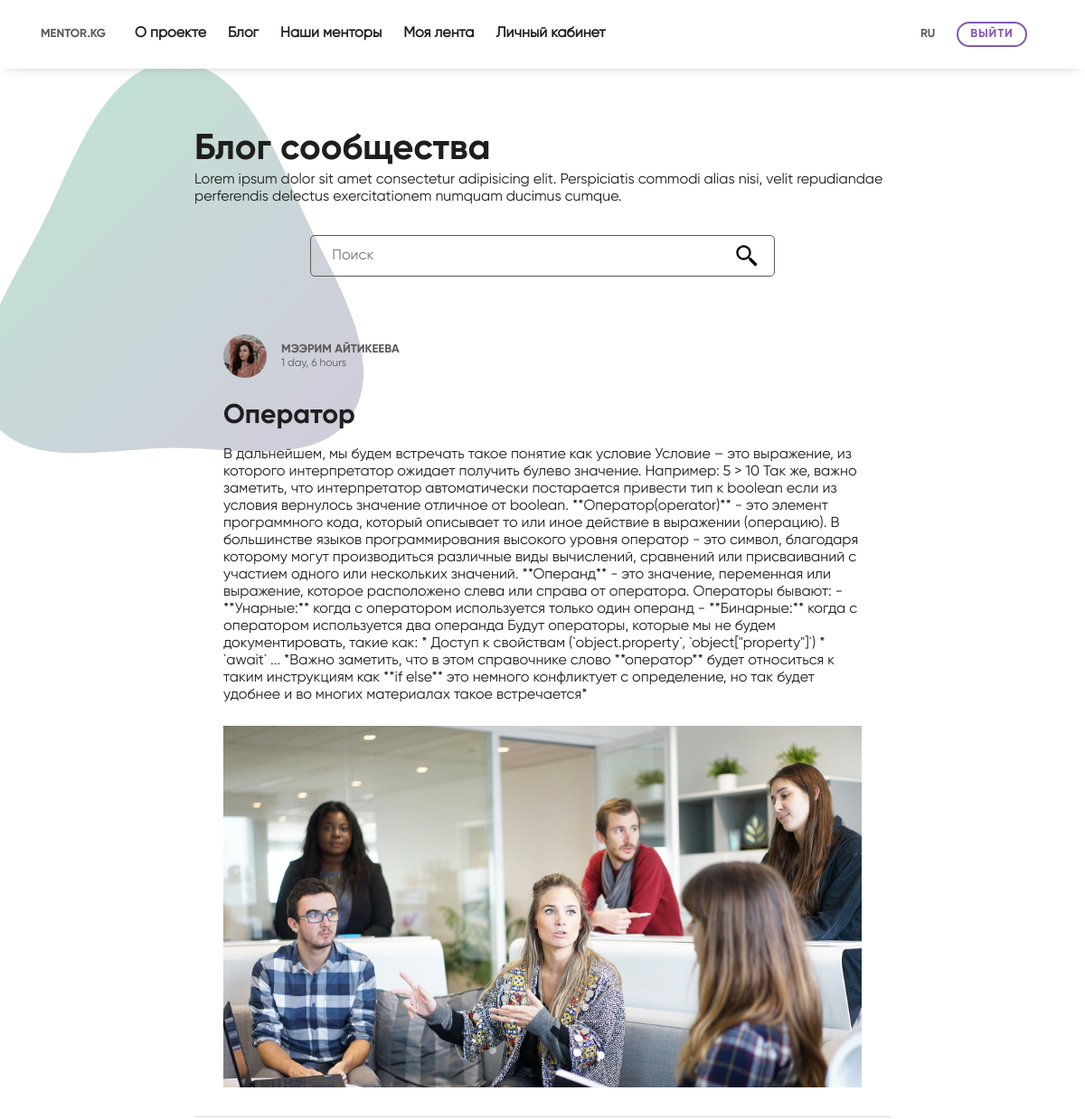
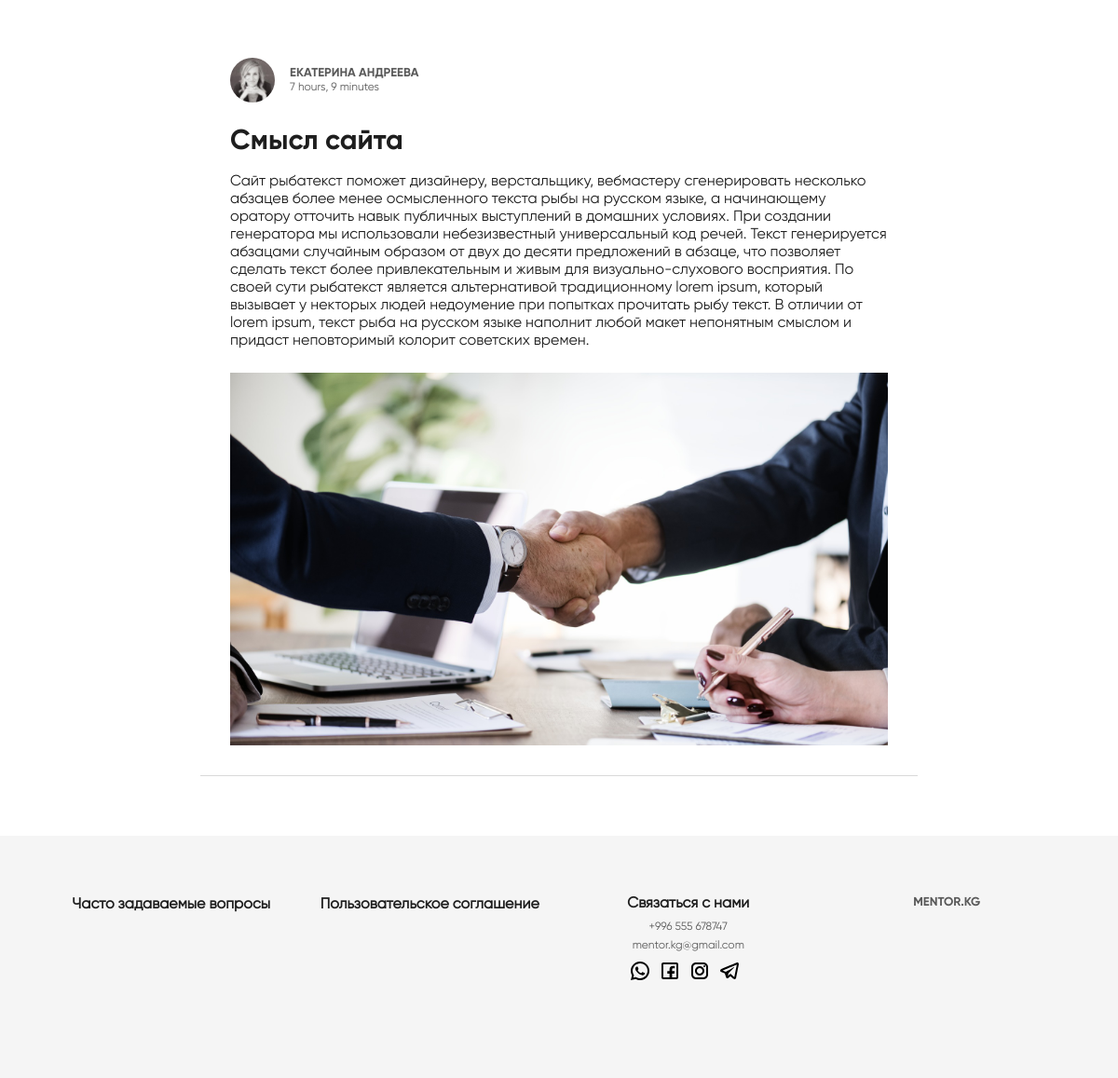
Screenshot of /total/ (signed in) with the database file from the repository (2 pictures, top to bottom).
### blog/models.py (models this page shows, shortened)
class Blog(models.Model):
    user = models.ForeignKey(User, on_delete=models.CASCADE)
    title = models.CharField(max_length=100)
    content = models.TextField()
    updated = models.DateTimeField(auto_now=True)
    timestamp = models.DateTimeField(auto_now_add=True)

class BlogImage(models.Model):
    image = models.ImageField(null=True, blank=True, upload_to='blog_images')
    blog = models.ForeignKey(Blog, on_delete=models.CASCADE)

### accounts/models.py (models this page shows, shortened)
class UserProfile(models.Model):
    user = models.OneToOneField(settings.AUTH_USER_MODEL, related_name='profile', on_delete=models.CASCADE)
    image = models.ImageField(default='default.png', upload_to='profile_pics')
    position = models.CharField(max_length=120)
    company = models.CharField(max_length=120)
    biography = models.TextField()
    expectations = models.TextField()
    following = models.ManyToManyField(settings.AUTH_USER_MODEL, blank=True, related_name='followed_by')
    objects = UserProfileManager()

### blog/views.py (the view)
# urls.py: path('total/', BlogListView.as_view(), name='total'),#общий блог
class BlogListView(ListView):
    model = Blog
    template_name = "blog/blog_list.html"
    def get_queryset(self, *args, **kwargs):
        qs = super(BlogListView, self).get_queryset(**kwargs)
        query = self.request.GET.get("q")
        if query:
            qs = qs.filter(
                Q(title__icontains=query) |
                Q(content__icontains=query) |
                Q(user__username__icontains=query)
            ).order_by("-timestamp")
        return qs
    def get_context_data(self, *args, **kwargs):
        context = super(BlogListView, self).get_context_data(*args, **kwargs)
        return context

### blog/templates/blog/blog_list.html (shortened to what this page needs)
{% extends "base.html" %}
{% block content %}
    <main class="main">
        <div class="background-blobs">
            <section>
                <div
                        class="container col-lg-8 col-md-10 col-sm-12"
                        id="blog__blog-cards"
                >
                    <h2 class="font-title">Блог сообщества</h2>
                    <p class="font-text">
                        Lorem ipsum dolor sit amet consectetur adipisicing elit.
                        Perspiciatis commodi alias nisi, velit repudiandae perferendis
                        delectus exercitationem numquam ducimus cumque.
                    </p>
                    <form method="GET" id="blog__search-form" action="{% url 'blog:list' %}">
                        <div class="searchbox col-lg-8 col-md-8 col-sm-12">
                            <input
                                    type="text"
                                    class="searchbox__input font-text"
                                    placeholder="Поиск"
                                    name="q"
                                    value="{{ request.GET.q }}"
                            />
                            <input type="submit" class="searchbox__icon" value="" />
                        </div>
                    </form>
                    {% for object in object_list %}
                        <div class="blog-card">
                            <div class="blog-card__blog-card-header">
                                <div class="blog-card__blog-card-header__avatar" alt="">
                                    <img src="{{ object.user.profile.image.url }}">
                                </div>
                                <div class="blog_card__blog-card-header__username">
                                    <h4 class="font-subtitle"><a href="{% url 'profiles:account_detail' object.user.username %}">{{ object.user.first_name }} {{ object.user.last_name }}</a></h4>
                                    <p class="font-text-sm">{{ object.timestamp|timesince }}</p>
                                </div>
                            </div>
                            <div class="blog-card__blog-card-body">
                                <h4 class="font-title-sm">
                                    <a href="{% url 'blog:detail' object.id %}"
                                    >{{ object.title }}</a
                                    >
                                </h4>
                                <p class="font-text">
                                    {{ object.content }}
                                </p>
                                <div class="blog-card__blog-card-body__img">
                                    <img src="{{ object.blogimage_set.first.image.url }}" alt="" />
                                </div>
                            </div>
                        </div>
                    {% empty %}
                        {% if request.GET.q %}
                            <p class="mt-5 mb-5 font-text col-6 offset-3" style="text-align:center">Мы не нашли такой пост((</p>
                        {% else %}
                            <p class="mt-5 mb-5 font-text col-6 offset-3" style="text-align:center">Пока постов нет</p>
                        {% endif %}
                    {% endfor %}
                </div>
            </section>
        </div>
    </main>
{% endblock content %}

### rows the page displays
Blog: user.profile.image (picture), user.first_name "МЭЭРИМ", user.last_name "АЙТИКЕЕВА", timestamp "1 day, 6 hours", title "Оператор", content "В дальнейшем, мы будем встречать такое понятие как условие Условие – это выражение, из которого интерпретатор ожидает получить булево значение. Например: 5 > 10 Так же, важно заметить, что интерпретатор автоматически постарается привести тип к boolean если из условия вернулось значение отличное от boolean. **Оператор(operator)** - это элемент программного кода, который описывает то или иное действие в выражении (операцию). В большинстве языков программирования высокого уровня оператор - это символ, благодаря которому могут производиться различные виды вычислений, сравнений или присваиваний с участием одного или нескольких значений. **Операнд** - это значение, переменная или выражение,…", blogimage_set.first.image (picture)
Blog: user.profile.image (picture), user.first_name "ЕКАТЕРИНА", user.last_name "АНДРЕЕВА", timestamp "7 hours, 9 minutes", title "Смысл сайта", content "Сайт рыбатекст поможет дизайнеру, верстальщику, вебмастеру сгенерировать несколько абзацев более менее осмысленного текста рыбы на русском языке, а начинающему оратору отточить навык публичных выступлений в домашних условиях. При создании генератора мы использовали небезизвестный универсальный код речей. Текст генерируется абзацами случайным образом от двух до десяти предложений в абзаце, что позволяет сделать текст более привлекательным и живым для визуально-слухового восприятия. По своей сути рыбатекст является альтернативой традиционному lorem ipsum, который вызывает у некторых людей недоумение при попытках прочитать рыбу текст. В отличии от lorem ipsum, текст рыба на русском языке…", blogimage_set.first.image (picture)
